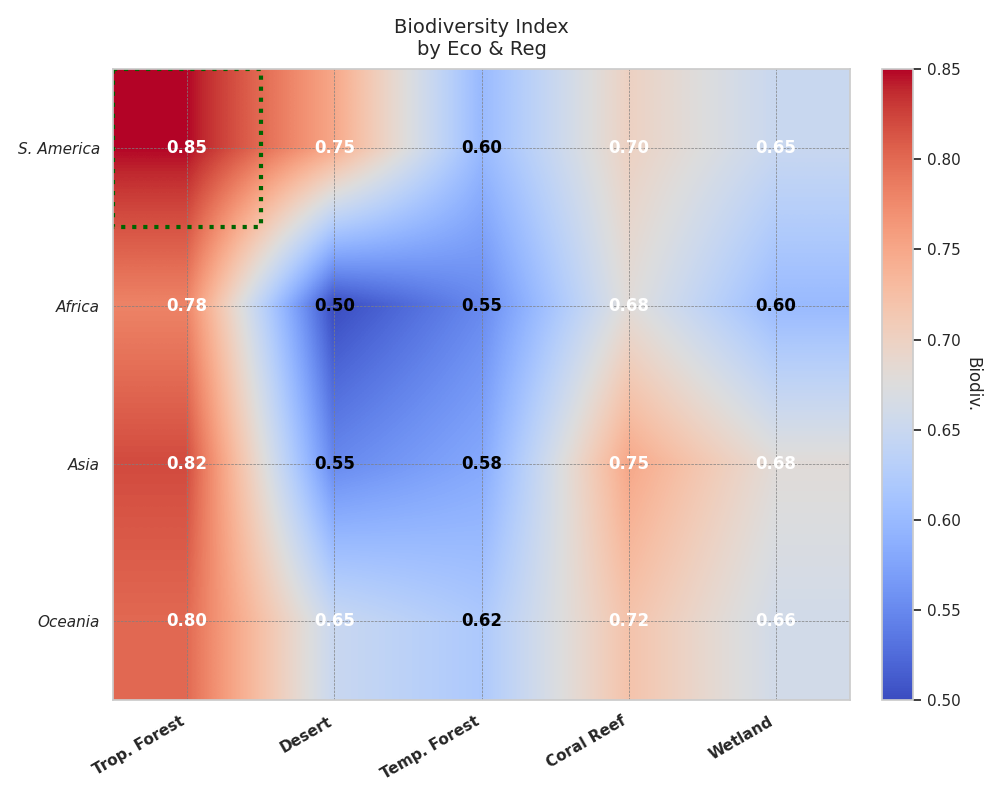

Recreate this plot in Python.
import matplotlib.pyplot as plt
import numpy as np
import matplotlib.patches as mpatches

biodiversity_data = np.array([
    [0.85, 0.75, 0.60, 0.70, 0.65],
    [0.78, 0.50, 0.55, 0.68, 0.60],
    [0.82, 0.55, 0.58, 0.75, 0.68],
    [0.80, 0.65, 0.62, 0.72, 0.66]
])

ecosystems = ["Trop. Forest", "Desert", "Temp. Forest", "Coral Reef", "Wetland"]
regions = ["S. America", "Africa", "Asia", "Oceania"]

region_avg = biodiversity_data.mean(axis=1)

fig, ax1 = plt.subplots(figsize=(10, 8))

# Heatmap
cax = ax1.imshow(biodiversity_data, cmap='coolwarm', aspect='auto', interpolation='bilinear')
cbar = fig.colorbar(cax, ax=ax1, fraction=0.046, pad=0.04)
cbar.set_label('Biodiv.', rotation=270, labelpad=15)

ax1.set_xticks(np.arange(len(ecosystems)))
ax1.set_yticks(np.arange(len(regions)))
ax1.set_xticklabels(ecosystems, rotation=30, ha="right", fontsize=11, fontweight='bold')
ax1.set_yticklabels(regions, fontsize=11, fontstyle='italic')
ax1.set_title('Biodiversity Index\nby Eco & Reg', pad=10, fontsize=14)

# Annotate cells
for i in range(len(regions)):
    for j in range(len(ecosystems)):
        value = biodiversity_data[i, j]
        color = 'black' if value < 0.65 else 'white'
        ax1.text(j, i, f'{value:.2f}', ha='center', va='center', color=color, fontweight='bold')

highlight_index = np.argmax(biodiversity_data)
highlight_x, highlight_y = np.unravel_index(highlight_index, biodiversity_data.shape)
highlight_patch = mpatches.Rectangle((highlight_y - 0.5, highlight_x - 0.5), 1, 1, fill=False, edgecolor='darkgreen', linewidth=3, linestyle=':')
ax1.add_patch(highlight_patch)

ax1.grid(visible=True, color='gray', linestyle='--', linewidth=0.5)

plt.tight_layout()

plt.show()
